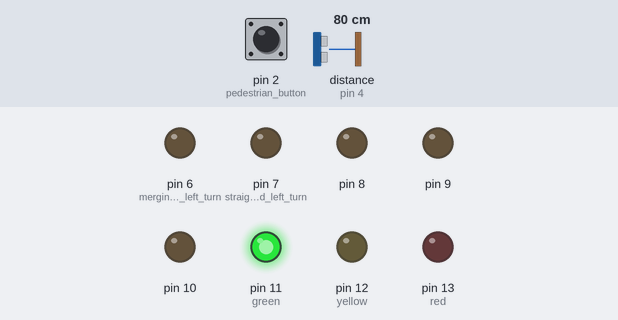
The sketch below on a simulated Arduino Uno, built with avr-gcc and run on an emulated ATmega328P. Shown: output pins drawn as LEDs (lit = HIGH). The test bench sets the inputs (shaded band); at power-on: pin 2 (pedestrian_button) LOW, distance to the obstacle (sensor on pin 4) 80 cm. The echo pulse lasts 58.3 µs per cm; pins used as bus, display or sensor lines are not drawn.

Above: at 1.2 s.
1.3 s: pin 2 (pedestrian_button) pulled HIGH for 0.15 s
At 3.2 s:
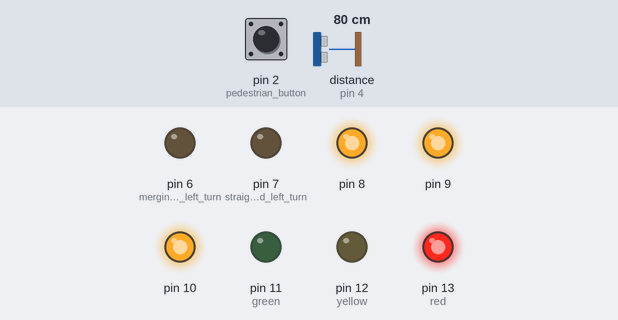
7.8 s: distance to the obstacle (sensor on pin 4) set to 250 cm
At 14.1 s:
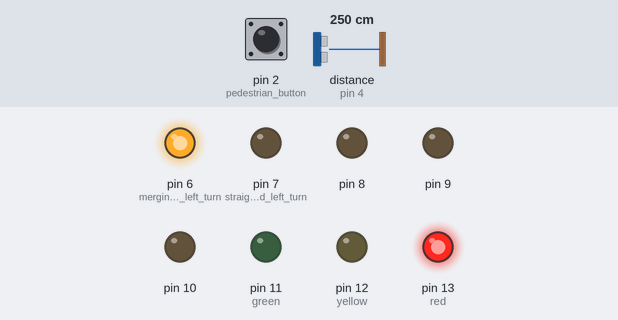
16.8 s: distance to the obstacle (sensor on pin 4) set to 2 cm
At 18.8 s:
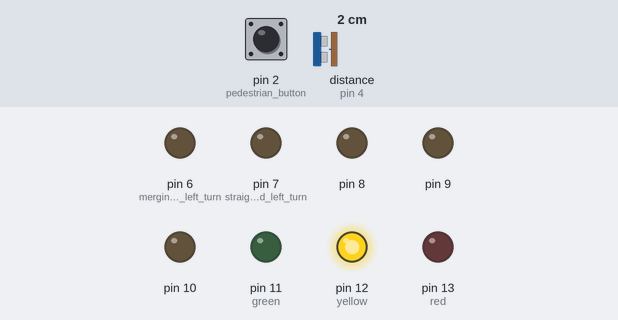
30.8 s: distance to the obstacle (sensor on pin 4) set to 135 cm
40.5 s: distance to the obstacle (sensor on pin 4) set to 144 cm
Timing chart, 0 to 55.5 s (numbered marks = the images above; inputs shaded):
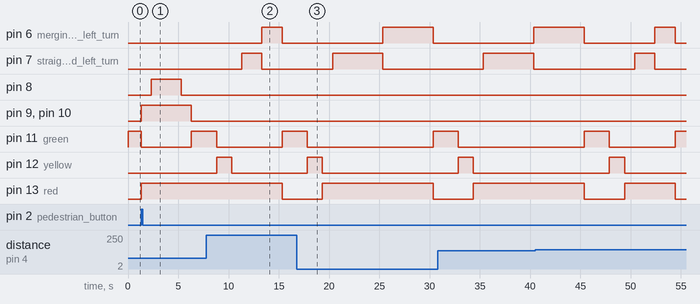

Measured:
- after the input at 1.3 s, pin 7 (straight_road_left_turn): stays LOW (without the input it goes to HIGH after 3.7 s); pin 8: LOW → HIGH after 1.0 s, → LOW 3.0 s later; pin 9, pin 10: LOW → HIGH at once, → LOW 5.0 s later; pin 11 (green): HIGH → LOW after 0.00 s instead of 1.2 s; pin 12 (yellow): stays LOW (without the input it goes to HIGH after 1.2 s)
- after the input at 7.8 s, pin 6 (merging_road_left_turn): LOW → HIGH after 5.5 s instead of 8.5 s; pin 13 (red): HIGH → LOW after 7.5 s
- after the input at 16.8 s, pin 12 (yellow): goes on until 19.3 s, then stays LOW

The sketch:

main.ino
```cpp
void setup()
{
  pinMode(13, OUTPUT); // red
  pinMode(12, OUTPUT); // yellow
  pinMode(11, OUTPUT); // green

  // pedestrian RGB light
  pinMode(10, OUTPUT);
  pinMode(9, OUTPUT);
  pinMode(8, OUTPUT);

  pinMode(7, OUTPUT); // straight road left turn
  pinMode(6, OUTPUT); // merging road left turn

  pinMode(4, INPUT); // ECHO
  pinMode(3, OUTPUT); // TRIG

  pinMode(2, INPUT);    // pedestrian button
}

int getDistance()
{
  digitalWrite(3, LOW);
  delayMicroseconds(2);

  digitalWrite(3, HIGH);
  delayMicroseconds(10);

  digitalWrite(3, LOW);

  long duration = pulseIn(4, HIGH);

  int distance = duration * 0.0133 / 2; // convert to inches

  return distance;
}

void loop()
{
  // GREEN LIGHT
  digitalWrite(11, HIGH);

  for (int i = 0; i < 250; i++)
  {
    int ped = digitalRead(2); // loop to keep scanning for pedestrians
    if (ped == HIGH)
    {
      pedestrian();
      return;
    }
    delay(10); // regular delay if no pedestrian
  }
  digitalWrite(11, LOW);
  // YELLOW LIGHT
  digitalWrite(12, HIGH);

  for (int i = 0; i < 150; i++)
  {
    int ped = digitalRead(2);
    if (ped == HIGH)
    {
      pedestrian();
      return;
    }
    delay(10);
  }
  digitalWrite(12, LOW);
  // RED LIGHT
  digitalWrite(13, HIGH);

  for (int i = 0; i < 100; i++)
  {
    int ped = digitalRead(2);
    if (ped == HIGH)
    {
      pedestrian();
      return;
    }
    delay(10);
  }
  digitalWrite(13, LOW);
  // STRAIGHT ROAD TURN
  digitalWrite(13, HIGH);
  digitalWrite(7, HIGH);

  int turnTime = 2000;
  int distance = getDistance();
  if (distance <= 53)
  {
    turnTime = 5000;
  }

  for (int i = 0; i < turnTime / 10; i++) // dynamic turn times based off distance
  {
    int ped = digitalRead(2);

    if (ped == HIGH)
    {
      pedestrian();
      return;
    }

    delay(10);
  }
  digitalWrite(13, LOW);
  digitalWrite(7, LOW);
  // MERGING ROAD TURN
  digitalWrite(13, HIGH);
  digitalWrite(6, HIGH);

  turnTime = 2000;
  distance = getDistance();
  if (distance <= 53)
  {
    turnTime = 5000;
  }

  for (int i=0; i < turnTime / 10; i++)
  {
    int ped = digitalRead(2);

    if (ped == HIGH)
    {
      pedestrian();
      return;
    }

    delay(10);
  }
  digitalWrite(13, LOW);
  digitalWrite(6, LOW);

}

void pedestrian()
{
  digitalWrite(13, HIGH);
  digitalWrite(12, LOW); // turn off all lights except red
  digitalWrite(11, LOW);
  digitalWrite(7, LOW);
  digitalWrite(6, LOW);
  setColor(255, 0, 168); // set to yellow caution
  delay(1000);
  setColor(0, 0, 0); // reset color

  setColor(255, 255, 255);// set white proceed

  delay(3000);
  setColor(255, 0, 168); // yellow caution
  delay(1000);
  setColor(0, 0, 0); // lights off
}

void setColor(int red, int blue, int green)
{
  analogWrite(10, red);
  digitalWrite(9, green);
  analogWrite(8, blue);
}
```
